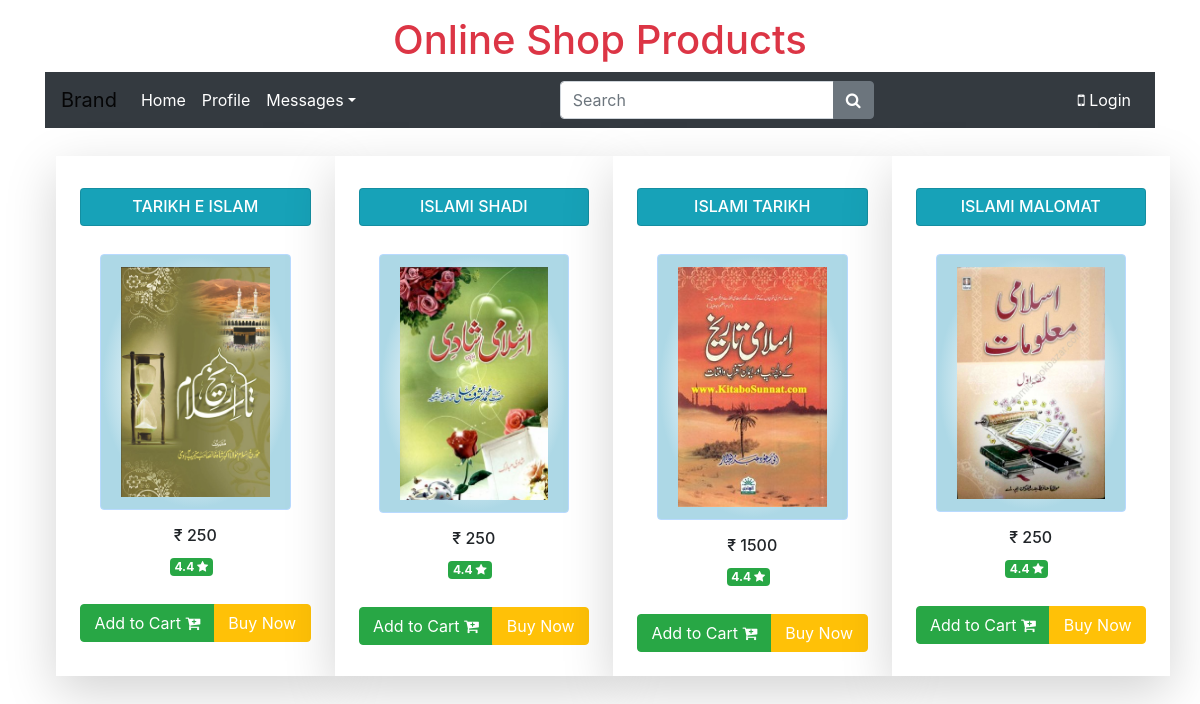
The page / on the database its author committed.
### tables this page shows
CREATE TABLE `products` (
  `id` int(11) NOT NULL,
  `product_name` varchar(255) NOT NULL,
  `product_price` varchar(255) NOT NULL,
  `product_quantity` varchar(255) NOT NULL,
  `product_type` varchar(255) NOT NULL,
  `product_value` varchar(255) NOT NULL,
  `created_at` varchar(255) NOT NULL,
  `avatar` varchar(255) NOT NULL
);

### index.php (the view, shortened to what this page needs)
<?php
include("./include/config.php");
$query=mysqli_query($conn,"SELECT id,product_name,product_price, avatar FROM products ORDER BY id ASC ");
?>
<!DOCTYPE html>
<html>
<head>
	<link rel="stylesheet" type="text/css" href="./style.css">
	<link rel="stylesheet" href="https://stackpath.bootstrapcdn.com/bootstrap/4.4.1/css/bootstrap.min.css">
<link rel="stylesheet" href="https://stackpath.bootstrapcdn.com/font-awesome/4.7.0/css/font-awesome.min.css"/>
</head>
<body class="bg-white  ">
	<div class="container my-3  " >
		<h1 class="text-danger text-center ">Online Shop Products</h1>
	<nav class="navbar navbar-expand-md navbar-light bg-dark text-white">
    <a href="#" class="navbar-brand">Brand</a>
    <div class="collapse navbar-collapse justify-content-between text-white" id="navbarCollapse">
        <div class="navbar-nav">
            <a href="index.php" class="nav-item nav-link active text-white">Home</a>
            <a href="#" class="nav-item nav-link text-white">Profile</a>
            <div class="nav-item dropdown">
                <a href="#" class="nav-link dropdown-toggle text-white" data-toggle="dropdown">Messages</a>
            </div>
        </div>
        <form class="form-inline">
            <div class="input-group">
                <input type="text" class="form-control" placeholder="Search">
                <div class="input-group-append">
                    <button type="button" class="btn btn-secondary"><i class="fa fa-search"></i></button>
                </div>
            </div>
        </form>
        <div class="navbar-nav">
            <a href="user.php" class="nav-item nav-link text-white"><i class="fa fa-mobile ">  </i> Login</a>
        </div>
    </div>
</nav>
<br>
		<div class="row text-center py-1 " style="margin-left: 1%">
								<?php
				while($row = $query->fetch_array())
		{
			?>
			<div class=" col-md-3 col-sm-6 my-10 my-md-0 shadow-lg p-4 mb-4 bg-white">
				<form>
					<div class="card my-2 bg-info text-white p-2  form-control">
						<h6 class="card-title text-center text-uppercase"> <?php echo $row['product_name'];?> </h6>
					</div>
					<div class="card-body">
						<img src="<?php echo $row['avatar']; ?> " class="img-fluid card-img-top alert alert-primary " alt="Cinque Terre">
						<h6> &#8377; <?php echo $row['product_price'];?> </h6>
						<h6 class="badge badge-success mr-sm-2 "> 4.4     <i class="fa fa-star  ">  </i> </h6>
					</div>
					<div class="btn-group d-flex">
						<a href="addtocart.php? id=<?php echo $row['id']; ?> &action=add " class="btn btn-success flex-fill"  >Add to Cart <i class="fa fa-cart-plus"> </i>  </a>
						<button class="btn btn-warning flex-fill text-white">Buy Now</button>
					</div>
				</form>
			</div>
		<?php
			}
			?>
		</div>
	</div>
</body>
</html>

### style.css (style rules this page uses)
img { max-width: 100%; height: auto; background: lightblue; background: radial-gradient(white 30%,lightblue 70%); }

### rows shown on the page
products: product_name "TARIKH E ISLAM", shows a picture, product_price "250"
products: product_name "ISLAMI SHADI", shows a picture, product_price "250"
products: product_name "ISLAMI TARIKH", shows a picture, product_price "1500"
products: product_name "ISLAMI MALOMAT", shows a picture, product_price "250"
